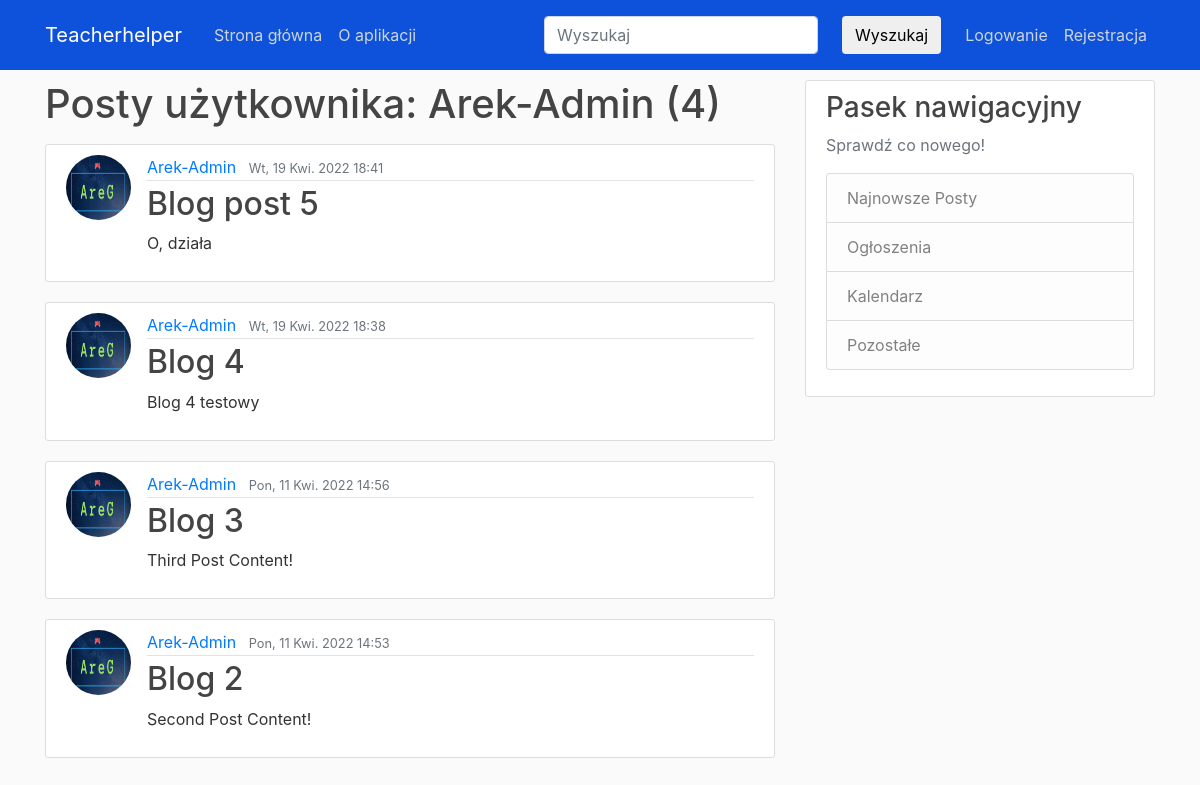
/user/Arek-Admin, run on an earlier commit of the app's database.
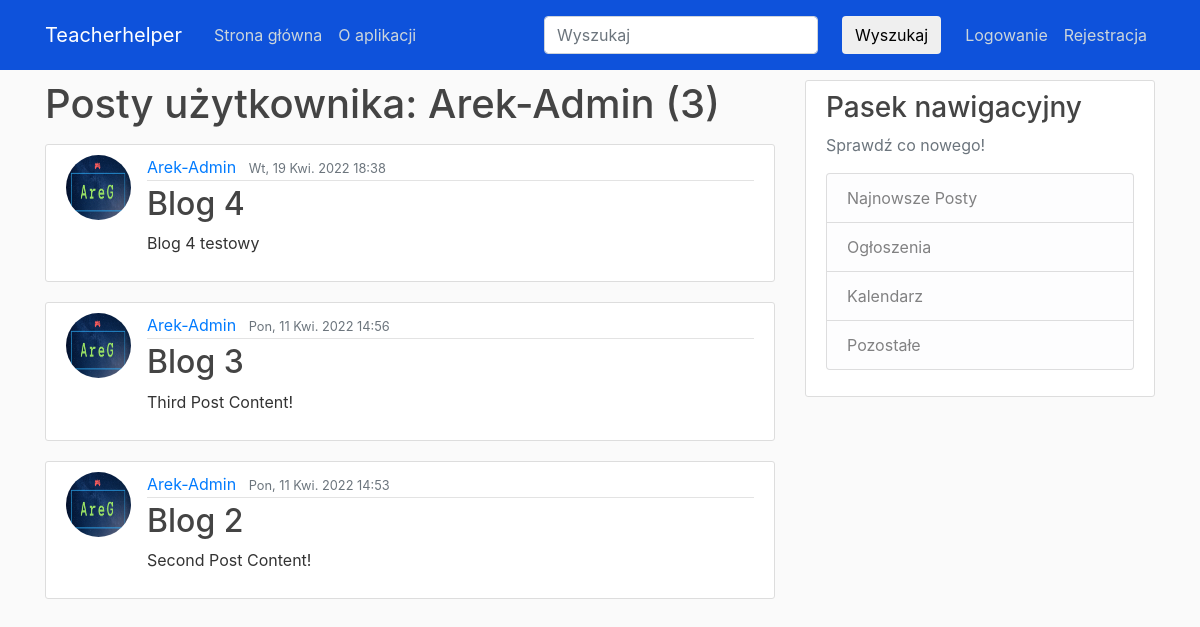
And on a later commit of the database.
### blog/models.py (models this page shows, shortened)
class Post(models.Model):
    title = models.CharField(max_length=100, verbose_name='Temat zajęć: ')
    content = models.TextField(verbose_name='Materiały (linki, '
                                            'ciekawostki itp.): ', )
    uploaded_file = models.FileField(null=True, blank=True,
    upload_to='uploaded_files/',
    verbose_name='Dodaj jeden plik o dowolnym formacie lub paczkę w formacie .zip/.rar/.7z/.tar : ')
    visibility = models.BooleanField(
        verbose_name='Gdy zaznaczone - post będzie publiczny', default=True)
    date_posted = models.DateTimeField(default=timezone.now)
    author = models.ForeignKey(User, on_delete=models.CASCADE)

### users/models.py (models this page shows, shortened)
class Profile(models.Model):
    user = models.OneToOneField(User, on_delete=models.CASCADE)
    image = models.ImageField(default='default.jpg', upload_to='profile_pics', verbose_name='Avatar')

### blog/views.py (the view)
# urls.py: path('user/<username>', UserPostListView.as_view(), name='user-posts'),
class UserPostListView(ListView):
    model = Post
    template_name = 'blog/user_posts.html'
    context_object_name = 'posts'
    ordering = ['-date_posted']
    paginate_by = 5
    def get_queryset(self):
        if Post.visibility:
            user = get_object_or_404(User, username=self.kwargs.get('username'))
            return Post.objects.filter(author=user).order_by('-date_posted')

### blog/templates/blog/user_posts.html (shortened to what this page needs)
{% extends "blog/base.html" %}
{% block content %}
    <h1 class="mb-3">Posty użytkownika: {{ view.kwargs.username }} ({{ page_obj.paginator.count }})</h1>
    {% for post in posts %}
        {% if post.visibility == True or post.author.username == user.username %}
            <article class="media content-section">
            <img class="rounded-circle article-img" src="{{ post.author.profile.image.url }}">
            <div class="media-body">
                <div class="article-metadata">
                <a class="mr-2" href="{% url 'user-posts' post.author.username %}">{{ post.author }}</a>
                <small class="text-muted">{{ post.date_posted|date:'D, d N Y H:i' }}</small>
                </div>
                <h2><a class="article-title" href="{% url 'post-detail' post.id %}">{{ post.title }}</a></h2>
                <p class="article-content">{{ post.content }}</p>
            </div>
            </article>
        {% endif %}
        {% endfor %}
{% endblock content %}

### blog/templates/blog/base.html (shortened to what this page needs)
{% load static %}
<!DOCTYPE html>
<html lang="en">
<head>
    <link rel="stylesheet" href="https://cdn.jsdelivr.net/npm/bootstrap@4.0.0/dist/css/bootstrap.min.css">
    <link rel="stylesheet" type="text/css" href="{% static 'blog/main.css' %}">
</head>
<body>
    <header class="site-header">
    <nav class="navbar navbar-expand-md navbar-dark bg-steel fixed-top">
      <div class="container">
        <a class="navbar-brand mr-4" href="{% url "blog-home" %}">Teacherhelper</a>
        <div class="collapse navbar-collapse" id="navbarToggle">
          <div class="navbar-nav mr-auto">
            <a class="nav-item nav-link" href="{% url "blog-home" %}">Strona główna</a>
            <a class="nav-item nav-link" href="{% url 'blog-about' %}">O aplikacji</a>
          </div>
        {% include 'blog/navbar.html' %}
          <div class="navbar-nav">
              {% if user.is_authenticated %}
                  <a class="nav-item nav-link" href="{% url 'post-create' %}">Nowy Post</a>
                  <a class="nav-item nav-link" href="{% url 'profile' %}">Profil</a>
                  <a class="nav-item nav-link" href="{% url 'logout' %}">Wyloguj</a>
              {% else %}
            <a class="nav-item nav-link" href="{% url 'login' %}">Logowanie</a>
            <a class="nav-item nav-link" href="{% url 'register' %}">Rejestracja</a>
              {% endif %}
          </div>
        </div>
      </div>
    </nav>
    </header>
    <main role="main" class="container">
      <div class="row">
        <div class="col-md-8">
          {% block content %}{% endblock %}
        </div>
        <div class="col-md-4">
          <div class="content-section">
            <h3>Pasek nawigacyjny</h3>
            <p class='text-muted'>Sprawdź co nowego!
              <ul class="list-group">
                <li class="list-group-item list-group-item-light">Najnowsze Posty</li>
                <li class="list-group-item list-group-item-light">Ogłoszenia</li>
                <li class="list-group-item list-group-item-light" onclick="window.location.href='/kalendarz/'">Kalendarz</li>
                <li class="list-group-item list-group-item-light">Pozostałe</li>
              </ul>
            </p>
          </div>
        </div>
      </div>
    </main>
</body>
</html>

### blog/templates/blog/navbar.html (shortened to what this page needs)
<nav class="navbar navbar-light" style="background-color: #0e52db;">
  <form class="form-inline" method=POST action="{% url 'search_engine' %}">
    <input class="form-control mr-sm-2" type="Wyszukaj" placeholder="Wyszukaj" aria-label="Search" name="searched">
    <button class="btn btn-outline-white btn-md my-2 my-sm-0 ml-3" type="submit">Wyszukaj</button>
  </form>
</nav>

### blog/static/blog/main.css (style rules this page uses)
body { background: #fafafa; color: #333333; margin-top: 5rem; }
h1, h2, h3, h4, h5, h6 { color: #444444; }
ul { margin: 0; }
.bg-steel { background-color: #0e52db; }
.site-header .navbar-nav .nav-link { color: #cbd5db; }
.content-section { background: #ffffff; padding: 10px 20px; border: 1px solid #dddddd; border-radius: 3px; margin-bottom: 20px; }
.article-title { color: #444444; }
.article-content { white-space: pre-line; }
.article-img { height: 65px; width: 65px; margin-right: 16px; }
.article-metadata { padding-bottom: 1px; margin-bottom: 4px; border-bottom: 1px solid #e3e3e3 }

What changed in the data, as far as the page shows it:
no longer on this page (row edited): Post: author.profile.image (picture), author "Arek-Admin", date_posted "Wt, 19 Kwi. 2022 18:41", title "Blog post 5", content "O, działa"
Also different on the page:
{{ page_obj.paginator.count }}: "4" → "3"
